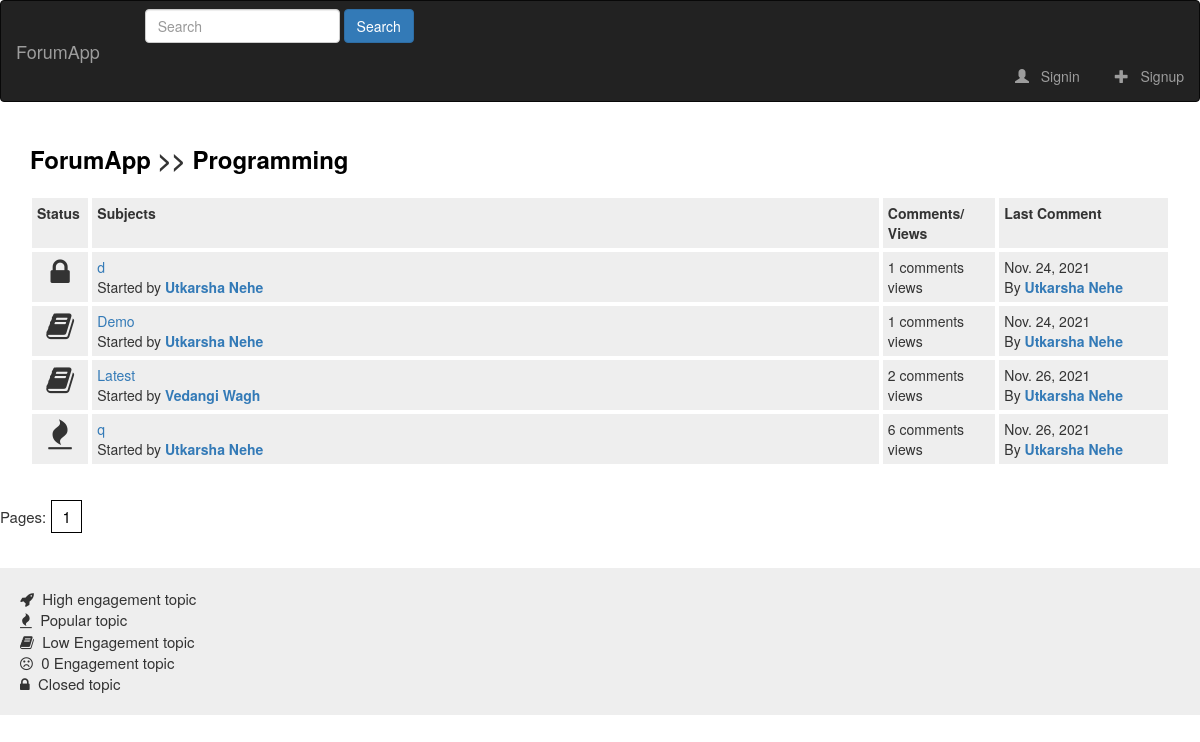
The app's page /posts/programming/ with its own data.
### online_forum/models.py (models this page shows, shortened)
class Category(models.Model):
    title = models.CharField(max_length=100)
    slug = models.SlugField(max_length=200, unique=True, blank=True)
    description = models.TextField(default="Description")
    class Meta:
        verbose_name_plural = "Categories"
    def get_url(self):
        return reverse("posts", kwargs={
            'slug': self.slug
        })

class Post(models.Model):
    title = models.CharField(max_length=1000)
    slug = models.SlugField(max_length=1500, unique=True, blank=True)
    author = models.ForeignKey(Author, on_delete=models.CASCADE)
    content = HTMLField()
    categories = models.ManyToManyField(Category)
    timestamp = models.DateTimeField(auto_now_add=True)
    approved = models.BooleanField(default=False)
    hit_count_generic = GenericRelation(HitCount, object_id_field='object_pk',
                                        related_query_name='hit_count_generic_relation')
    tags = TaggableManager()
    comments = models.ManyToManyField(Comment, blank=True)
    closed = models.BooleanField(default=False)
    state = models.CharField(max_length=40, default='zero')
    def get_url(self):
        return reverse("post-detail", kwargs={
            'slug': self.slug
        })
    @property
    def number_of_comments(self):
        return self.comments.count()
    @property
    def last_comment(self):
        return self.comments.latest('timestamp')

class Author(models.Model):
    user = models.ForeignKey(User, on_delete=models.CASCADE)
    full_name = models.CharField(max_length=255, blank=True)
    slug = models.SlugField(max_length=512, unique=True, blank=True)
    bio = HTMLField()
    points = models.IntegerField(default=0)
    profile_pic = ResizedImageField(size=[50, 80], quality=100, upload_to='authors', default=None, blank=False)

class Comment(models.Model):
    user = models.ForeignKey(Author, on_delete=models.CASCADE)
    content = models.TextField()
    timestamp = models.DateTimeField(auto_now_add=True)
    replies = models.ManyToManyField(Reply, blank=True)

### online_forum/views.py (the view)
# urls.py: path('posts/<slug>/', views.show_posts, name='posts'),
def show_posts(request, slug):
    category = get_object_or_404(Category, slug=slug)
    posts = Post.objects.filter(approved=True, categories=category)
    paginator = Paginator(posts, 10)
    page = request.GET.get("page")
    try:
        posts = paginator.page(page)
    except PageNotAnInteger:
        posts = paginator.page(1)
    except EmptyPage:
        posts = paginator.page(paginator.num_pages)
    context = {
        'posts': posts,
        'forum': category,
        'title': category.title + ' Posts',
    }
    return render(request, 'posts.html', context)

### online_forum/context_processors.py (called while the page is built, shortened)
def search(request):
    search_context = {}
    posts = Post.objects.all()
    return search_context

### templates/posts.html
{% extends 'base.html' %}
{% load hitcount_tags %}
{% block content %}
    <div class="container">
        <div class="forum-navigation">
            <span>
                <a href="{% url 'index' %}">ForumApp</a> >>
                <a href="{{ forum.get_url }}">{{ forum.title }}</a>
            </span>
        </div>
        <div class="posts-table">
            <div class="table-heading">
                <div class="status">Status</div>
                <div class="subjects">Subjects</div>
                <div class="replies">Comments/<br/>Views</div>
                <div class="last-reply">Last Comment</div>
            </div>
            <div class="table-body">
                {% for post in posts %}
                <div class="table-row">
                    {% if post.closed == True %}
                        <div class="status"><i class="fa fa-lock"></i></div>
                    {% elif post.number_of_comments == 0 %}
                        <div class="status"><i class="fa fa-frown-o"></i></div>
                    {% elif post.number_of_comments > 0 and post.number_of_comments <= 2 %}
                        <div class="status"><i class="fa fa-book"></i></div>
                    {% elif post.number_of_comments > 2 and post.number_of_comments <= 5 %}
                        <div class="status"><i class="fa fa-rocket"></i></div>
                    {% elif post.number_of_comments >= 5 %}
                        <div class="status"><i class="fa fa-fire"></i></div>
                    {% endif %}
                    <div class="subjects">
                        <a href="{{ post.get_url }}">{{ post.title }}<br></a>
                        <span>Started by <b><a href="#">{{ post.author.full_name|title }}</a></b></span>
                    </div>
                    <div class="replies">
                        {{ post.number_of_comments }} comments <br/> {% get_hit_count for post %} views
                    </div>
                    <div class="last-reply">
                        {{ post.last_comment.timestamp|date }}
                        <br/>
                        By <b><a href="#">{{ post.last_comment.user.full_name|title }}</a></b>
                    </div>
                </div>
                {% endfor %}
            </div>
        </div>
    </div>
    <div class="pagination">
        Pages: {% for num_page in posts.paginator.page_range %} <a href="?page={{num_page}}">{{num_page}}</a> {% endfor %}
    </div>
    <div class="status-note">
            <span>
                <i class="fa fa-rocket"></i> &nbsp;High engagement topic
            </span>
            <br/>
            <span>
                <i class="fa fa-fire"></i> &nbsp;Popular topic
            </span>
            <br/>
            <span>
                <i class="fa fa-book"></i> &nbsp;Low Engagement topic
            </span>
            <br/>
            <span>
                <i class="fa fa-frown-o"></i> &nbsp;0 Engagement topic
            </span>
            <br/>
            <span>
                <i class="fa fa-lock"></i> &nbsp;Closed topic
            </span>
            <br/>
    </div>
{% endblock content %}

### static/style.css (style rules this page uses)
html { font-size: 14px; font-family: 'sans-serif'; }
.container { margin-top: 20px; margin-left: 10px; margin-right: 20px; }
.table-heading { display: flex; }
.table-heading div { padding: 5px; margin: 2px; background-color: #EEEEEE; font-weight: bold; }
.table-heading .status { flex: 5%; }
.table-heading .subjects { flex: 70%; }
.table-heading .replies { flex: 10%; }
.table-heading .last-reply { flex: 15%; }
.table-row { display: flex; }
.table-row .status, .table-row .subjects, .table-row .replies, .table-row .last-reply { padding: 5px; margin: 2px; background-color: #EEEEEE; }
.table-row .status { flex: 5%; font-size: 30px; text-align: center; }
.table-row .subjects { flex: 70%; }
.table-row .replies { flex: 10%; }
.table-row .last-reply { flex: 15%; }
.pagination { padding: 20px; font-size: 15px; }
.pagination a { color: #000000; margin-inline: 1px; padding: 5px 10px; border: solid 0.5px black; }
.forum-navigation { margin-block: 20px; font-weight: bold; font-size: 24px; }
.forum-navigation a { color: #000000; }
.status-note { background-color: #EEEEEE; padding: 20px; display: block; }
.status-note span { font-size: 15px; margin-block: 5px; }

### records on screen
Category: title "Programming"
Post: closed True (drawn), title "d", author.full_name "Utkarsha Nehe", number_of_comments "1", last_comment.timestamp "Nov. 24, 2021", last_comment.user.full_name "Utkarsha Nehe"
Post: closed False (drawn), title "Demo", author.full_name "Utkarsha Nehe", number_of_comments "1", last_comment.timestamp "Nov. 24, 2021", last_comment.user.full_name "Utkarsha Nehe"
Post: closed False (drawn), title "Latest", author.full_name "Vedangi Wagh", number_of_comments "2", last_comment.timestamp "Nov. 26, 2021", last_comment.user.full_name "Utkarsha Nehe"
Post: closed False (drawn), title "q", author.full_name "Utkarsha Nehe", number_of_comments "6", last_comment.timestamp "Nov. 26, 2021", last_comment.user.full_name "Utkarsha Nehe"

### other values on screen
{{ num_page }} "1"
